Frame 1 (no input): blank canvas, image omitted
Frame 60 (no input): blank canvas, image omitted
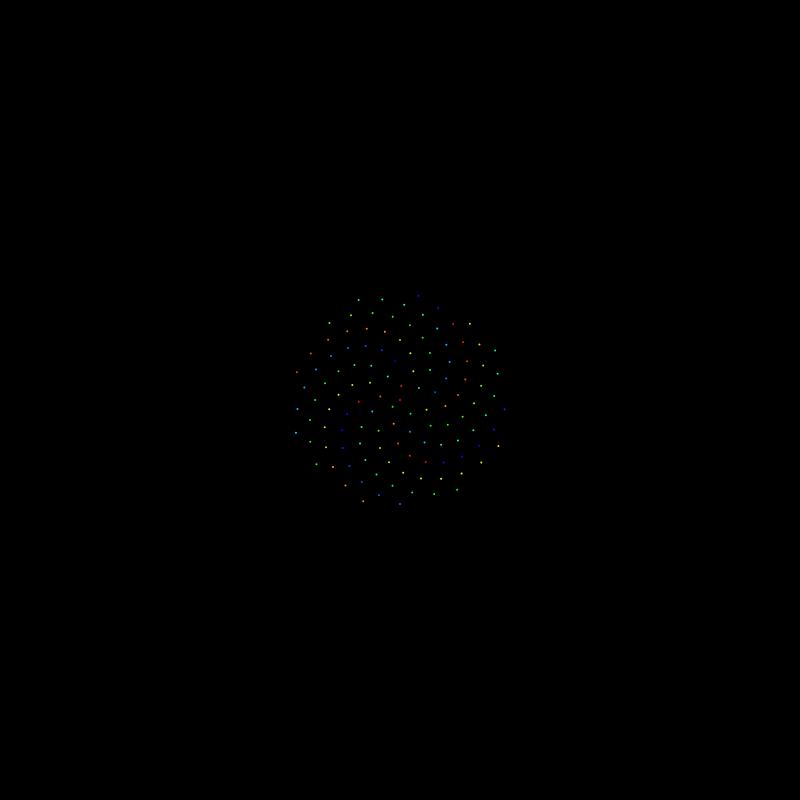
Frame 120 (the mouse pressed at the canvas centre since frame 60)

The p5.js sketch whose frames 1 and 60 were blank and that drew this single picture after the mouse press (run headless with seeded random() and noise() and a simulated clock; from frame 60 on, the mouse is pressed at the canvas centre):

// p5.js sketch
// ── sketch.js
var n = 0; // each frame I want to draw one Point 
var c =10;

function setup() {
createCanvas(800,800);
angleMode(DEGREES);
colorMode(HSB);
background(0);

}

function draw() {
  var a = n*137.5; // angle
  var r = c *sqrt(n); //radius

  var x = r*cos(a)+width/2; // convert angle to x
  var y = r*sin(a)+height/2; // convert radius to y
  print(x);
  fill((a-r)% 255,255,255);
  noStroke();
  ellipse(x, y, 2,2);

  n++;

}
